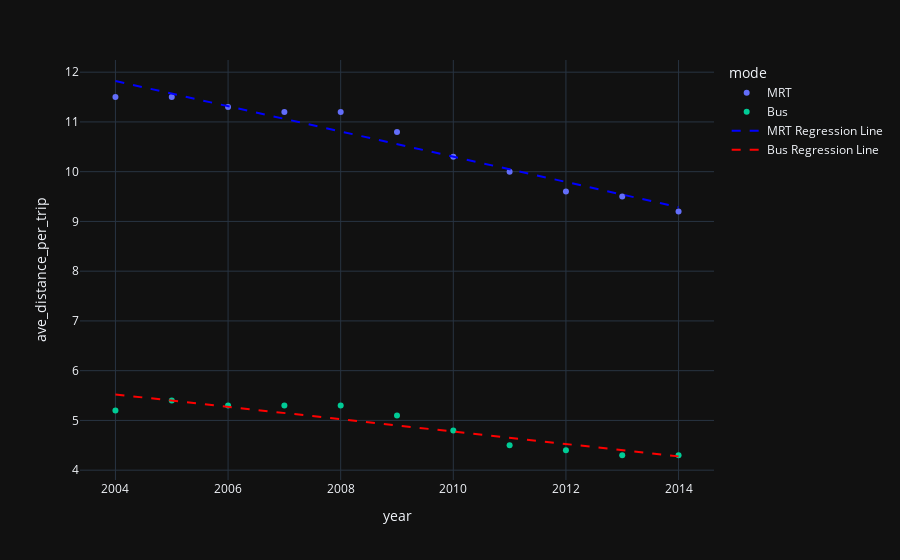

The notebook cell saved with this chart:
### Code cell
import statsmodels.api as sm
import plotly.graph_objects as go


fig = px.scatter(dft, x='year', y='ave_distance_per_trip', color='mode', template = 'plotly_dark')

mrt_reg_line = sm.OLS(df_mrt['ave_distance_per_trip'], sm.add_constant(df_mrt['year'])).fit().params
bus_reg_line = sm.OLS(df_bus['ave_distance_per_trip'], sm.add_constant(df_bus['year'])).fit().params

mrt_line = go.Scatter(x=df_mrt['year'], y=df_mrt['year']*mrt_reg_line[1] + mrt_reg_line[0],
                     mode='lines', name='MRT Regression Line', visible=True,
                     line=dict(color='blue', dash='dash'))

bus_line = go.Scatter(x=df_bus['year'], y=df_bus['year']*bus_reg_line[1] + bus_reg_line[0],
                      mode='lines', name='Bus Regression Line', visible=True,
                      line=dict(color='red', dash='dash'))

fig.add_traces([mrt_line, bus_line])

# Add a button to switch between modes
updatemenus = list([
    dict(
        buttons=list([
            dict(
                args=[{'mode': 'markers'}],
                label='All modes',
                method='update'
            ),
            dict(
                args=[
                    {'mode': 'markers', 'marker.color': 'red', 'marker.symbol': 'cross', 'showlegend': True},
                    {'visible': [True if mode == 'Bus' else False for mode in dft['mode']]},
                    {'visible': [bus_line]}
                ],
                label='Bus',
                method='update'
            ),
            dict(
                args=[
                    {'mode': 'markers', 'marker.color': 'blue', 'marker.symbol': 'diamond', 'showlegend': True},
                    {'visible': [True if mode == 'MRT' else False for mode in dft['mode']]},
                    {'visible': [mrt_line]}
                ],
                label='MRT',
                method='update'
            )

        ]),
        type='buttons',
        showactive=True,
        direction='right',
        x=0.57,
        y=1.1
    )
])
fig.data[1].visible=False
fig.data[3].visible=False
fig.show()

### Figure 1 — Plotly figure (JSON) as saved in the notebook; plotly's stock layout.template omitted (floating-point values rounded to 4 significant figures)
{"data": [{"hovertemplate": "mode=MRT<br>year=%{x}<br>ave_distance_per_trip=%{y}<extra></extra>", "legendgroup": "MRT", "marker": {"color": "#636efa", "symbol": "circle"}, "mode": "markers", "name": "MRT", "orientation": "v", "showlegend": true, "type": "scatter", "x": [2004, 2005, 2006, 2007, 2008, 2009, 2010, 2011, 2012, 2013, 2014], "xaxis": "x", "y": [11.5, 11.5, 11.3, 11.2, 11.2, 10.8, 10.3, 10, 9.6, 9.5, 9.2], "yaxis": "y"}, {"hovertemplate": "mode=LRT<br>year=%{x}<br>ave_distance_per_trip=%{y}<extra></extra>", "legendgroup": "LRT", "marker": {"color": "#EF553B", "symbol": "circle"}, "mode": "markers", "name": "LRT", "orientation": "v", "showlegend": true, "type": "scatter", "visible": false, "x": [2004, 2005, 2006, 2007, 2008, 2009, 2010, 2011, 2012, 2013, 2014], "xaxis": "x", "y": [0, 0, 0, 0, 2.1, 2.1, 2.1, 2, 1, 2, 2], "yaxis": "y"}, {"hovertemplate": "mode=Bus<br>year=%{x}<br>ave_distance_per_trip=%{y}<extra></extra>", "legendgroup": "Bus", "marker": {"color": "#00cc96", "symbol": "circle"}, "mode": "markers", "name": "Bus", "orientation": "v", "showlegend": true, "type": "scatter", "x": [2004, 2005, 2006, 2007, 2008, 2009, 2010, 2011, 2012, 2013, 2014], "xaxis": "x", "y": [5.2, 5.4, 5.3, 5.3, 5.3, 5.1, 4.8, 4.5, 4.4, 4.3, 4.3], "yaxis": "y"}, {"hovertemplate": "mode=Taxi<br>year=%{x}<br>ave_distance_per_trip=%{y}<extra></extra>", "legendgroup": "Taxi", "marker": {"color": "#ab63fa", "symbol": "circle"}, "mode": "markers", "name": "Taxi", "orientation": "v", "showlegend": true, "type": "scatter", "visible": false, "x": [2004, 2005, 2006, 2007, 2008, 2009, 2010, 2011, 2012, 2013, 2014], "xaxis": "x", "y": [8.5, 8.8, 9.1, 9.7, 9, 9, 9.3, 9.6, 9.7, 9.8, 10], "yaxis": "y"}, {"line": {"color": "blue", "dash": "dash"}, "mode": "lines", "name": "MRT Regression Line", "type": "scatter", "visible": true, "x": [2004, 2005, 2006, 2007, 2008, 2009, 2010, 2011, 2012, 2013, 2014], "y": [11.82, 11.57, 11.32, 11.06, 10.81, 10.55, 10.3, 10.05, 9.794, 9.54, 9.286]}, {"line": {"color": "red", "dash": "dash"}, "mode": "lines", "name": "Bus Regression Line", "type": "scatter", "visible": true, "x": [2004, 2005, 2006, 2007, 2008, 2009, 2010, 2011, 2012, 2013, 2014], "y": [5.523, 5.398, 5.274, 5.149, 5.025, 4.9, 4.775, 4.651, 4.526, 4.402, 4.277]}], "layout": {"legend": {"title": {"text": "mode"}, "tracegroupgap": 0}, "margin": {"t": 60}, "xaxis": {"anchor": "y", "domain": [0, 1], "title": {"text": "year"}}, "yaxis": {"anchor": "x", "domain": [0, 1], "title": {"text": "ave_distance_per_trip"}}}}
